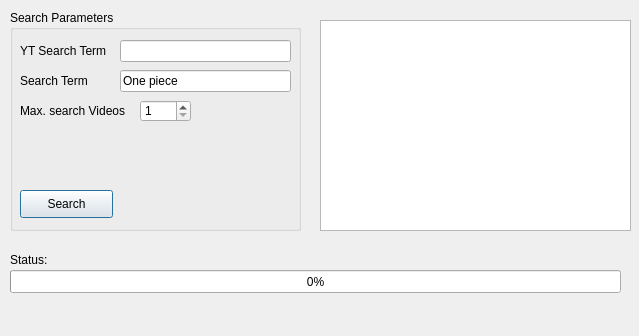
<?xml version="1.0" encoding="UTF-8"?>
<ui version="4.0">
 <class>MainWindow</class>
 <widget class="QMainWindow" name="MainWindow">
  <property name="geometry">
   <rect>
    <x>0</x>
    <y>0</y>
    <width>639</width>
    <height>336</height>
   </rect>
  </property>
  <property name="sizePolicy">
   <sizepolicy hsizetype="Fixed" vsizetype="Fixed">
    <horstretch>0</horstretch>
    <verstretch>0</verstretch>
   </sizepolicy>
  </property>
  <property name="windowTitle">
   <string>AutoOnePiece</string>
  </property>
  <property name="windowIcon">
   <iconset>
    <normaloff>icon.png</normaloff>icon.png</iconset>
  </property>
  <widget class="QWidget" name="centralwidget">
   <widget class="QGroupBox" name="groupBox">
    <property name="geometry">
     <rect>
      <x>10</x>
      <y>10</y>
      <width>291</width>
      <height>221</height>
     </rect>
    </property>
    <property name="title">
     <string>Search Parameters</string>
    </property>
    <widget class="QLabel" name="label">
     <property name="geometry">
      <rect>
       <x>10</x>
       <y>30</y>
       <width>101</width>
       <height>21</height>
      </rect>
     </property>
     <property name="toolTip">
      <string>The tearm used to search YouTube</string>
     </property>
     <property name="text">
      <string>YT Search Term</string>
     </property>
    </widget>
    <widget class="QLineEdit" name="ytSearchInput">
     <property name="geometry">
      <rect>
       <x>110</x>
       <y>30</y>
       <width>171</width>
       <height>22</height>
      </rect>
     </property>
     <property name="toolTip">
      <string>The tearm used to search YouTube</string>
     </property>
    </widget>
    <widget class="QLabel" name="label_3">
     <property name="geometry">
      <rect>
       <x>10</x>
       <y>90</y>
       <width>121</width>
       <height>21</height>
      </rect>
     </property>
     <property name="toolTip">
      <string>The maximum ammount of videos to be searched</string>
     </property>
     <property name="text">
      <string>Max. search Videos</string>
     </property>
    </widget>
    <widget class="QSpinBox" name="maxSearchSpinBox">
     <property name="geometry">
      <rect>
       <x>130</x>
       <y>90</y>
       <width>51</width>
       <height>22</height>
      </rect>
     </property>
     <property name="toolTip">
      <string>The maximum ammount of videos to be searched</string>
     </property>
     <property name="minimum">
      <number>1</number>
     </property>
     <property name="maximum">
      <number>1000</number>
     </property>
    </widget>
    <widget class="QLineEdit" name="searchTermInput">
     <property name="geometry">
      <rect>
       <x>110</x>
       <y>60</y>
       <width>171</width>
       <height>22</height>
      </rect>
     </property>
     <property name="toolTip">
      <string>The term to be searched in the Video</string>
     </property>
     <property name="text">
      <string>One piece</string>
     </property>
    </widget>
    <widget class="QLabel" name="label_4">
     <property name="geometry">
      <rect>
       <x>10</x>
       <y>60</y>
       <width>81</width>
       <height>21</height>
      </rect>
     </property>
     <property name="toolTip">
      <string>The term to be searched in the Video</string>
     </property>
     <property name="text">
      <string>Search Term</string>
     </property>
    </widget>
    <widget class="QPushButton" name="searchButton">
     <property name="geometry">
      <rect>
       <x>10</x>
       <y>180</y>
       <width>93</width>
       <height>28</height>
      </rect>
     </property>
     <property name="text">
      <string>Search</string>
     </property>
     <property name="autoExclusive">
      <bool>false</bool>
     </property>
     <property name="autoDefault">
      <bool>true</bool>
     </property>
     <property name="default">
      <bool>true</bool>
     </property>
     <property name="flat">
      <bool>false</bool>
     </property>
    </widget>
   </widget>
   <widget class="QProgressBar" name="progressBar">
    <property name="geometry">
     <rect>
      <x>10</x>
      <y>270</y>
      <width>611</width>
      <height>23</height>
     </rect>
    </property>
    <property name="value">
     <number>0</number>
    </property>
    <property name="invertedAppearance">
     <bool>false</bool>
    </property>
   </widget>
   <widget class="QLabel" name="label_9">
    <property name="geometry">
     <rect>
      <x>10</x>
      <y>250</y>
      <width>51</width>
      <height>20</height>
     </rect>
    </property>
    <property name="text">
     <string>Status:</string>
    </property>
   </widget>
   <widget class="QLabel" name="statusLabel">
    <property name="geometry">
     <rect>
      <x>60</x>
      <y>250</y>
      <width>561</width>
      <height>20</height>
     </rect>
    </property>
    <property name="text">
     <string/>
    </property>
   </widget>
   <widget class="QListWidget" name="listWidget">
    <property name="geometry">
     <rect>
      <x>320</x>
      <y>20</y>
      <width>311</width>
      <height>211</height>
     </rect>
    </property>
   </widget>
  </widget>
  <widget class="QMenuBar" name="menubar">
   <property name="geometry">
    <rect>
     <x>0</x>
     <y>0</y>
     <width>639</width>
     <height>26</height>
    </rect>
   </property>
  </widget>
 </widget>
 <tabstops>
  <tabstop>ytSearchInput</tabstop>
  <tabstop>searchTermInput</tabstop>
  <tabstop>maxSearchSpinBox</tabstop>
  <tabstop>searchButton</tabstop>
 </tabstops>
 <resources/>
 <connections/>
</ui>
